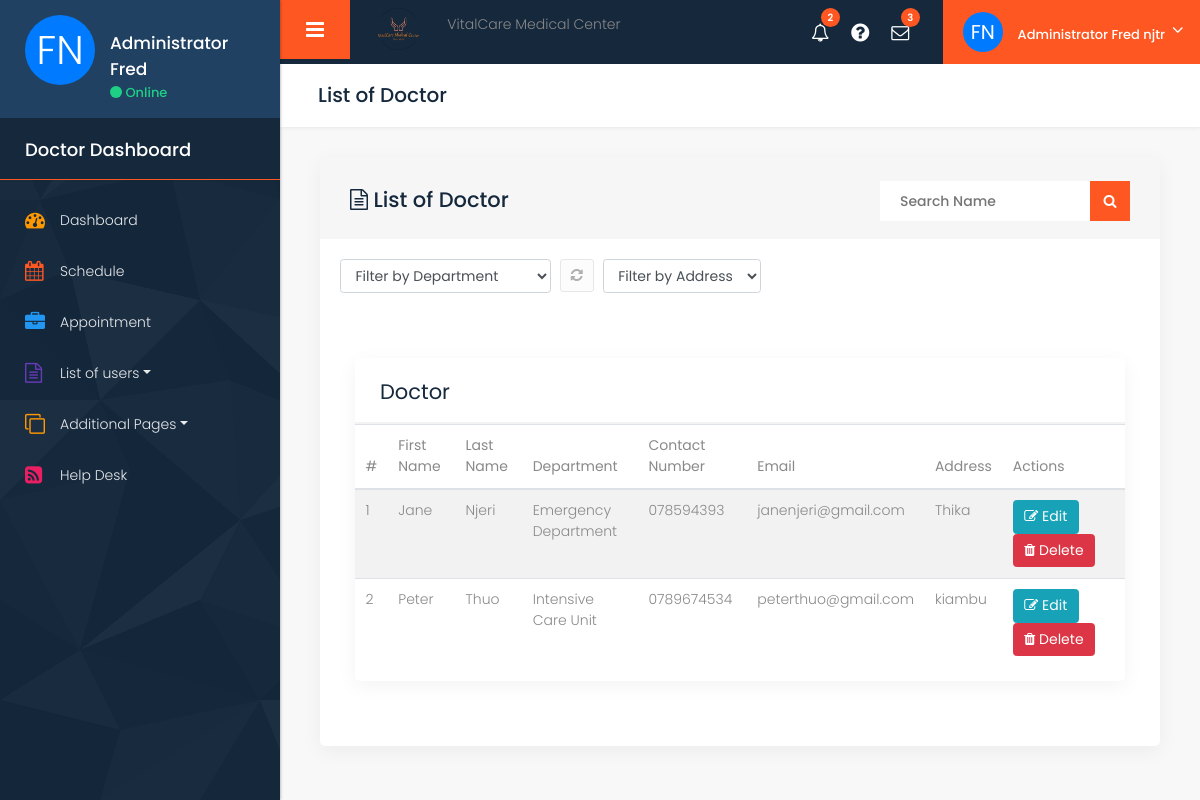
The page /pages/dashboard/super/list_doctors.php (signed in) on the database its author committed.
### tables this page shows
CREATE TABLE `Doctors` (
  `DoctorID` int(11) NOT NULL,
  `UserID` int(11) DEFAULT NULL,
  `FirstName` varchar(50) DEFAULT NULL,
  `LastName` varchar(50) DEFAULT NULL,
  `DepartmentID` int(11) DEFAULT NULL,
  `ContactNumber` varchar(15) DEFAULT NULL,
  `Email` varchar(100) DEFAULT NULL,
  `Address` varchar(255) DEFAULT NULL,
  `CreatedAt` timestamp NOT NULL DEFAULT current_timestamp()
);

CREATE TABLE `Departments` (
  `DepartmentID` int(11) NOT NULL,
  `DepartmentName` varchar(100) DEFAULT NULL,
  `Description` text DEFAULT NULL
);

### pages/dashboard/super/list_doctors.php (the view, shortened to what this page needs)
<?php
include('nav/header.php');
?>
<div class="midde_cont">
    <div class="container-fluid">
        <div class="row column_title">
            <div class="col-md-12">
                <div class="page_title">
                    <h2>List of Doctor</h2>
                </div>
            </div>
        </div>
        <div class="row">
            <div class="col-md-12">
                <div class="white_shd full margin_bottom_30">
                    <div class="inbox-head">
                        <h3><i class="fa fa-file-text-o" aria-hidden="true"></i> List of Doctor</h3>
                        <form action="#" class="pull-right position search_inbox">
                            <div class="input-append">
                                <input type="text" class="sr-input" id="search" placeholder="Search Name">
                                <button class="btn sr-btn" type="button"><i class="fa fa-search"></i></button>
                            </div>
                        </form>
                    </div>
                    <div class="inbox-body">
                        <div class="mail-option">
                            <div class="btn-group hidden-phone">
                                <select id="departmentFilter" class="form-control">
                                    <option value="">Filter by Department</option>
                                </select>
                            </div>
                            <div class="btn-group">
                                <a href="list_doctors.php" class="btn mini tooltips">
                                    <i class=" fa fa-refresh"></i>
                                </a>
                            </div>
                            <div class="btn-group hidden-phone">
                                <select id="addressFilter" class="form-control">
                                    <option value="">Filter by Address</option>
                                </select>
                            </div>
                        </div>
                    </div>
                    <div class="full padding_infor_info">
                        <div class="invoice_inner">
                            <div class="row">
                                <div class="col-md-12">
                                    <div class="white_shd full margin_bottom_30">
                                        <div class="full graph_head">
                                            <div class="heading1 margin_0">
                                                <h2>Doctor</h2>
                                            </div>
                                        </div>
                                        <div class="full progress_bar_inner">
                                            <div class="row">
                                                <div class="col-md-12">
                                                    <div class="full">
                                                        <table class="table table-striped table-hover">
                                                            <thead>
                                                                <tr>
                                                                    <th>#</th>
                                                                    <th>First Name</th>
                                                                    <th>Last Name</th>
                                                                    <th>Department</th>
                                                                    <th>Contact Number</th>
                                                                    <th>Email</th>
                                                                    <th>Address</th>
                                                                    <th>Actions</th>
                                                                </tr>
                                                            </thead>
                                                            <tbody id="doctorsTable">
                                                                <?php
                                                                $conn = new mysqli($servername, $username, $password, $dbname);
                                                                $sql = "SELECT Doctors.DoctorID, Doctors.FirstName, Doctors.LastName, Departments.DepartmentName, Doctors.ContactNumber, Doctors.Email, Doctors.Address
                        FROM Doctors
                        INNER JOIN Departments ON Doctors.DepartmentID = Departments.DepartmentID
                        ORDER BY Doctors.FirstName";
                                                                $result = $conn->query($sql);
                                                                $count = 1;
                                                                if ($result->num_rows > 0) {
                                                                    while ($row = $result->fetch_assoc()) {
                                                                        echo "<tr data-id='{$row['DoctorID']}'>";
                                                                        echo "<td>{$count}</td>";
                                                                        echo "<td>{$row['FirstName']}</td>";
                                                                        echo "<td>{$row['LastName']}</td>";
                                                                        echo "<td>{$row['DepartmentName']}</td>";
                                                                        echo "<td>{$row['ContactNumber']}</td>";
                                                                        echo "<td>{$row['Email']}</td>";
                                                                        echo "<td>{$row['Address']}</td>";
                                                                        echo "<td>";
                                                                        echo "<button class='btn btn-info edit-btn' data-toggle='modal' data-target='#editModal' data-id='{$row['DoctorID']}'><i class='fa fa-edit'></i> Edit</button>";
                                                                        echo "<button class='btn btn-danger delete-btn' data-id='{$row['DoctorID']}'><i class='fa fa-trash'></i> Delete</button>";
                                                                        echo "</td>";
                                                                        echo "</tr>";
                                                                        $count++;
                                                                    }
                                                                } else {
                                                                    echo "<tr><td colspan='8'>No doctors found</td></tr>";
                                                                }
                                                                ?>
                                                            </tbody>
                                                        </table>
                                                    </div>
                                                </div>
                                            </div>
                                        </div>
                                    </div>
                                </div>
                            </div>
                        </div>
                    </div>
                </div>
            </div>
        </div>
    </div>
</div>
<?php
include('nav/footer.php');
?>

### pages/dashboard/super/nav/header.php (shortened to what this page needs)
<?php
$servername = "localhost";
$username = "root";
$password = "";
$dbname = "medical";
$conn = new mysqli($servername, $username, $password, $dbname);
$firstName = '';
$lastName = '';
$initials = '';
if (isset($_SESSION['user_id']) && isset($_SESSION['role_id']) && $_SESSION['role_id'] == 3) {
    $userID = $_SESSION['user_id'];
    $sql = "SELECT FirstName, LastName FROM Admins WHERE UserID = '$userID'";
    $result = $conn->query($sql);
    if ($result->num_rows > 0) {
        $row = $result->fetch_assoc();
        $firstName = $row['FirstName'];
        $lastName = $row['LastName'];
        $initials = strtoupper(substr($firstName, 0, 1) . substr($lastName, 0, 1));
    }
}
?>
<!DOCTYPE html>
<html lang="en">
<head>
    <link rel="stylesheet" href="css/bootstrap.min.css" />
    <link rel="stylesheet" href="style.css" />
    <link rel="stylesheet" href="css/responsive.css" />
    <link rel="stylesheet" href="css/colors.css" />
    <link rel="stylesheet" href="css/bootstrap-select.css" />
    <link rel="stylesheet" href="css/perfect-scrollbar.css" />
    <link rel="stylesheet" href="css/custom.css" />
</head>
<body class="dashboard dashboard_1">
    <div class="full_container">
        <div class="inner_container">
            <nav id="sidebar">
                <div class="sidebar_blog_1">
                    <div class="sidebar_user_info">
                        <div class="user_profle_side">
                            <div class="user_img">
                                <div class="initials-avatar2"><?php echo $initials; ?></div>
                            </div>
                            <div class="user_info">
                                <h6>Administrator <?php echo htmlspecialchars($firstName); ?></h6>
                                <p><span class="online_animation"></span> Online</p>
                            </div>
                        </div>
                    </div>
                </div>
                <div class="sidebar_blog_2">
                    <h4>Doctor Dashboard</h4>
                    <ul class="list-unstyled components">
                        <li>
                            <a href="index.php"><i class="fa fa-dashboard yellow_color"></i>
                                <span>Dashboard</span></a>
                        </li>
                        <li>
                            <a href="doctor_schedule.php"><i class="fa fa-calendar orange_color"></i>
                                <span>Schedule</span></a>
                        </li>
                        <li>
                            <a href="#"><i class="fa fa-briefcase blue1_color"></i>
                                <span>Appointment</span></a>
                        </li>
                        <li>
                            <a href="#element" data-toggle="collapse" aria-expanded="false" class="dropdown-toggle"><i class="fa fa-file-text-o purple_color"></i>
                                <span>List of users</span></a>
                        </li>
                        <li class="active">
                            <a href="#additional_page" data-toggle="collapse" aria-expanded="false" class="dropdown-toggle"><i class="fa fa-clone yellow_color"></i>
                                <span>Additional Pages</span></a>
                        </li>
                        <li>
                            <a href="#"><i class="fa fa-rss-square red_color"></i>
                                <span>Help Desk</span></a>
                        </li>
                    </ul>
                </div>
            </nav>
            <div id="content">
                <div class="topbar">
                    <nav class="navbar navbar-expand-lg navbar-light">
                        <div class="full">
                            <button type="button" id="sidebarCollapse" class="sidebar_toggle">
                                <i class="fa fa-bars"></i>
                            </button>
                            <div class="logo_section">
                                <a href="index.php"><img class="img-responsive" src="images/logo/vitalcare-medical-center-high-resolution-logo-transparent (1).png" alt="#" /><span class="name_user">VitalCare Medical Center</span></a>
                            </div>
                            <div class="right_topbar">
                                <div class="icon_info">
                                    <ul>
                                        <li>
                                            <a href="#"><i class="fa fa-bell-o"></i><span class="badge">2</span></a>
                                        </li>
                                        <li>
                                            <a href="#"><i class="fa fa-question-circle"></i></a>
                                        </li>
                                        <li>
                                            <a href="#"><i class="fa fa-envelope-o"></i><span class="badge">3</span></a>
                                        </li>
                                    </ul>
                                    <ul class="user_profile_dd">
                                        <li>
                                            <a class="dropdown-toggle" data-toggle="dropdown">
                                                <div class="initials-avatar"><?php echo $initials; ?></div>
                                                <span class="name_user">Administrator <?php echo htmlspecialchars($firstName . ' ' . $lastName); ?></span>
                                            </a>
                                        </li>
                                    </ul>
                                </div>
                            </div>
                        </div>
                    </nav>
                </div>

### pages/dashboard/super/nav/footer.php (shortened to what this page needs)
                </div>
        </div>
    </div>
</body>
</html>

### pages/dashboard/super/css/perfect-scrollbar.css (style rules this page uses)
.ps { overflow: hidden !important; overflow-anchor: none; -ms-overflow-style: none; touch-action: auto; -ms-touch-action: auto; }

### pages/dashboard/super/nav/header.php (style rules this page uses)
.initials-avatar { display: inline-block; width: 40px; height: 40px; background-color: #007bff; color: #fff; font-size: 20px; text-align: center; line-height: 40px; border-radius: 50%; }
.initials-avatar2 { display: inline-block; width: 70px; height: 70px; background-color: #007bff; color: #fff; font-size: 40px; text-align: center; line-height: 70px; border-radius: 50%; }

### rows shown on the page
doctors: FirstName "Jane", LastName "Njeri", DepartmentID.DepartmentName "Emergency Department", ContactNumber "078594393", Email "janenjeri@gmail.com", Address "Thika"
doctors: FirstName "Peter", LastName "Thuo", DepartmentID.DepartmentName "Intensive Care Unit", ContactNumber "0789674534", Email "peterthuo@gmail.com", Address "kiambu"

### other values the page prints
$initials "FN"
$firstName "Fred"
$firstName . ' ' . $lastName "Fred njtr"
